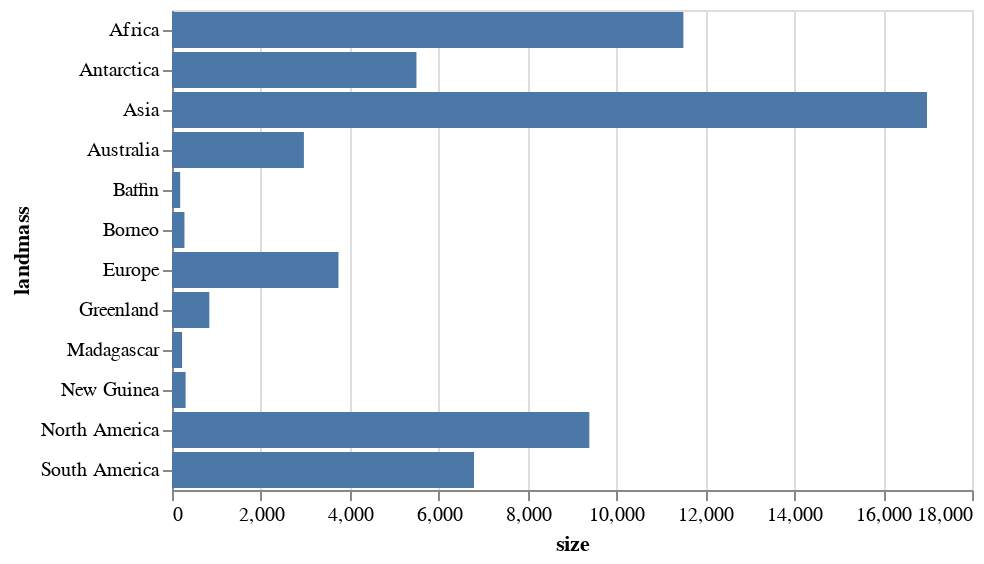

Notebook code for this chart:
### Code cell
glue('islands_bar_sorted', islands_bar_sorted, display=True)

### Figure 1 — Vega-Lite specification as saved in the notebook (floating-point values rounded to 4 significant figures)
{"config": {"view": {"continuousWidth": 400, "continuousHeight": 300}}, "data": {"name": "data-fc42ac9d8b1aea32d6771c4751ec3ae8"}, "mark": "bar", "encoding": {"x": {"field": "size", "type": "quantitative"}, "y": {"field": "landmass", "type": "nominal"}}, "$schema": "https://vega.github.io/schema/vega-lite/v4.17.0.json", "datasets": {"data-fc42ac9d8b1aea32d6771c4751ec3ae8": [{"landmass": "Asia", "size": 16988, "landmass_type": "Continent"}, {"landmass": "Africa", "size": 11506, "landmass_type": "Continent"}, {"landmass": "North America", "size": 9390, "landmass_type": "Continent"}, {"landmass": "South America", "size": 6795, "landmass_type": "Continent"}, {"landmass": "Antarctica", "size": 5500, "landmass_type": "Continent"}, {"landmass": "Europe", "size": 3745, "landmass_type": "Continent"}, {"landmass": "Australia", "size": 2968, "landmass_type": "Continent"}, {"landmass": "Greenland", "size": 840, "landmass_type": "Other"}, {"landmass": "New Guinea", "size": 306, "landmass_type": "Other"}, {"landmass": "Borneo", "size": 280, "landmass_type": "Other"}, {"landmass": "Madagascar", "size": 227, "landmass_type": "Other"}, {"landmass": "Baffin", "size": 184, "landmass_type": "Other"}]}}
